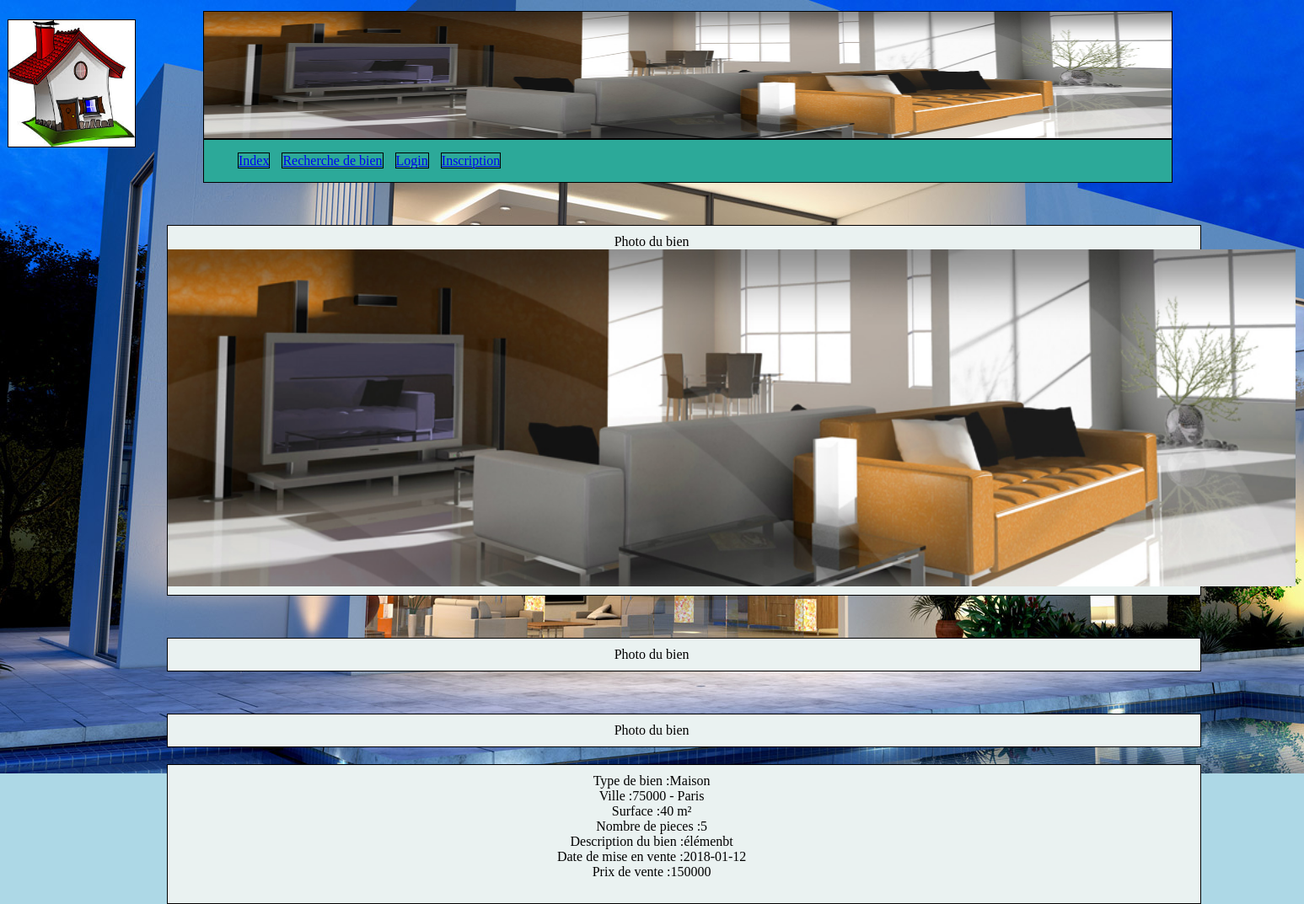
Screenshot of /annonce.php?id_b=15 with the database file from the repository.
### tables this page shows
CREATE TABLE IF NOT EXISTS `categorie` (
  `id_cat` int(11) NOT NULL AUTO_INCREMENT,
  `libelle` varchar(50) DEFAULT NULL,
  PRIMARY KEY (`id_cat`)
);

CREATE TABLE IF NOT EXISTS `adresse` (
  `id_adr` int(11) NOT NULL AUTO_INCREMENT,
  `numero` int(11) DEFAULT NULL,
  `rue` varchar(50) DEFAULT NULL,
  `cp` varchar(10) DEFAULT NULL,
  `ville` varchar(255) NOT NULL,
  PRIMARY KEY (`id_adr`)
);

CREATE TABLE IF NOT EXISTS `biens` (
  `id_b` int(11) NOT NULL AUTO_INCREMENT,
  `description` text,
  `nb_pieces` int(11) DEFAULT NULL,
  `surface` int(11) DEFAULT NULL,
  `prix` int(11) NOT NULL,
  `date` date NOT NULL,
  `id_adr` int(11) NOT NULL,
  `id_cat` int(11) NOT NULL,
  `id_u` int(11) NOT NULL,
  PRIMARY KEY (`id_b`),
  KEY `id_adr` (`id_adr`),
  KEY `id_cat` (`id_cat`),
  KEY `id_u` (`id_u`)
);

### annonce.php (the view, shortened to what this page needs)
<?php require("include/header.php");
?>
<?php
			$id_b=$_GET['id_b'];
    	$sql = $bdd->prepare ("SELECT categorie.libelle as catlib, biens.id_b as id_b, biens.nb_pieces as nb_pieces, biens.prix as prix,
					biens.surface as surface,biens.date as date, biens.description as description, adresse.cp as cp, adresse.ville as ville,
					users.email as mail, users.numtel as numtel
			FROM biens, adresse, categorie, users
			WHERE biens.id_adr=adresse.id_adr
			  and categorie.id_cat=biens.id_cat
			  and biens.id_b='$id_b'");
		$sql->execute();
				$annonce = $sql->fetch();
		echo "<tr>";
				$listFiles = glob('image/uploaded/'.$annonce->id_b."_*");
				$cpt=0;
				echo '<td>';
				foreach($listFiles as $thisimage){
					$cpt++;
					echo "<div id='photoannonce'>Photo du bien </br><a style=\"clear:both;\" class=\"zoombox zgallery".$annonce->id_b."\" href=\"".$thisimage."\"><img style=\"".(($cpt>1)?"display:none;":"")."\" widht=400 height=400 src=\"".$thisimage."\" /></a></div>";
				}
				echo '</td>';
				echo '<td><div id="infoannonce"> Type de bien :'.$annonce->catlib.'</td></br>';
				echo '<td> Ville :'.$annonce->cp.' - '.$annonce->ville.'</td></br>';
				echo '<td> Surface :'.$annonce->surface.' m²</td></br>';
				echo '<td> Nombre de pieces :'.$annonce->nb_pieces.'</td></br>';
				echo '<td> Description du bien :'.$annonce->description.'</td></br>';
				echo '<td> Date de mise en vente :'.$annonce->date.'</td></br>';
				echo '<td> Prix de vente :'.$annonce->prix.'</td></br></br></div>';
			?>

### css/style.css (style rules this page uses)
body { background-image: url(../image/background.png); background-repeat: no-repeat ; background-attachment: fixed ; background-color: lightblue; }
#infoannonce { margin-left: 190px; margin-top: 20px; padding-top: 10px; padding-bottom: 10px; text-align:center; float:left; padding-right:5%; clear: both; width: 75%; border: 1px solid black; background-color: #EAF2F1; }
#photoannonce { margin-left: 190px; margin-top: 50px; padding-top: 10px; padding-bottom: 10px; text-align:center; float:left; padding-right:5%; clear: both; width: 75%; border: 1px solid black; background-color: #EAF2F1; height: auto; }

### rows the page displays
categorie: libelle "Maison"
adresse: cp "75000", ville "Paris"
biens: surface "40", nb_pieces "5", description "élémenbt", date "2018-01-12", prix "150000"
